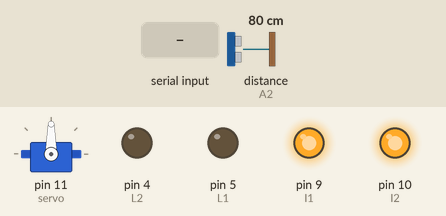
Simulated run of this sketch. Board: Arduino Uno, built with avr-gcc and run on an emulated ATmega328P. Shown: servo, output pins drawn as LEDs (lit = HIGH). The test bench sets the inputs (shaded band); at power-on: distance to the obstacle (sensor on A2) 80 cm. The echo pulse lasts 58.3 µs per cm; pins used as bus, display or sensor lines are not drawn; what the sketch prints to the serial monitor is not drawn.

Above: at 4.0 s.
4.1 s: "F" received over the second serial link
5.6 s: "2" received over the second serial link
7.1 s: "B" received over the second serial link
At 9.2 s:
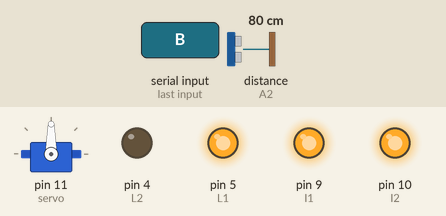
9.7 s: distance to the obstacle (sensor on A2) set to 22 cm
11.2 s: distance to the obstacle (sensor on A2) set to 19 cm
At 12.9 s:
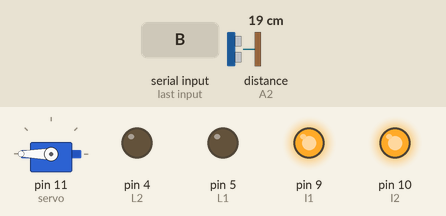
14.2 s: distance to the obstacle (sensor on A2) set to 35 cm
At 16.4 s:
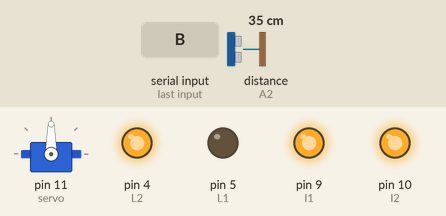
At 17.1 s:
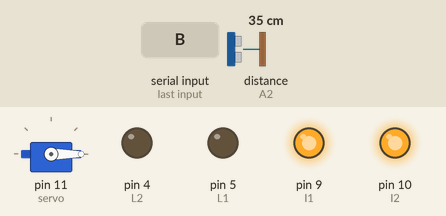
Timing chart, 0 to 18.2 s (numbered marks = the images above; inputs shaded):
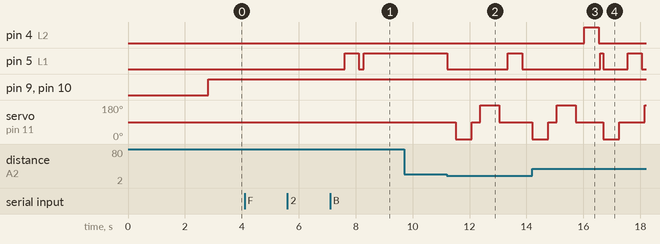

Measured:
- the behaviour switches between 21 and 20 cm on distance to the obstacle (sensor on A2) (found by bisection; images 1 and 2)
- after the input at 4.1 s, every drawn part: stays the same
- after the input at 5.6 s, every drawn part: stays the same
- after the input at 7.1 s, pin 5 (L1): LOW → HIGH after 0.51 s, → LOW 0.50 s later, → HIGH 0.17 s later
- after the input at 9.7 s, every drawn part: stays the same
- after the input at 11.2 s, pin 5 (L1): HIGH → LOW at once, → HIGH 2.1 s later, → LOW 0.50 s later; servo on pin 11 (servo): 90° → 0° after 0.32 s, → 90° 0.56 s later, → 180° 0.30 s later, → 90° 0.66 s later
- after the input at 14.2 s, pin 5 (L1): LOW → HIGH after 2.4 s, → LOW 0.10 s later, → HIGH 0.86 s later, → LOW 0.50 s later

The sketch:

Slave.ino
```cpp
#include <Servo.h>
#include <NewPing.h>
#include <SoftwareSerial.h>
using namespace std;

SoftwareSerial Slave (13,12);

const int R1 = 3;
const int R2 = 2;
const int L1 = 5;
const int L2 = 4;
const int I1 = 9;
const int I2 = 10;

#define trig A1
#define echo A2
#define maxDistance 200
NewPing sonar(trig, echo, maxDistance);

Servo servo;

int distanceo = 100;
double averageVelocity = 0.01;
double RotTime = 5/averageVelocity;
double x = 0.0;
double y = 0.0;
float coor [2] = {0.0,0.0};
char received = '.';

char dirMem [100];
int disMem [100]={0};
int index = 0;


void setup(){
    Serial.begin(9600);
    Slave.begin(9600);
    pinMode(R1, OUTPUT);
    pinMode(R2, OUTPUT);
    pinMode(L1, OUTPUT);
    pinMode(L2, OUTPUT);
    servo.attach(11);
    servo.write(90);
    delay(2000);
    distanceo = ReadPing();
    delay(100);
    distanceo = ReadPing();
    delay(100);
    distanceo = ReadPing();
    delay(100);
    distanceo = ReadPing();
    delay(100);
    distanceo = ReadPing();
    delay(100);
}

void SetCoord (double dX, double dY){

    x = dX / averageVelocity;
    y = dY / averageVelocity;
    for (int i = 0; i < 100; i++)
    {
      dirMem[i] = 'h';
      disMem[i] = 0;
    }
    index = 0;
}

int CheckRight(){

    servo.write(0);
    delay(400);
    int dis = ReadPing();
    delay(100);
    servo.write(90);
    return dis;
}

int CheckLeft(){

    servo.write(180);
    delay(500);
    int dis = ReadPing();
    delay(100);
    servo.write(90);
    return dis;
    delay(100);
}

int ReadPing(){

    delay(60);
    int dis = sonar.ping_cm();
    if (dis == 0)
    {
        dis = 250;
    }
    return dis;
}

void Stop(){

    digitalWrite(R1, LOW);
    digitalWrite(L1, LOW);
    digitalWrite(R2, LOW);
    digitalWrite(L2, LOW);
}

void Forward(){

    digitalWrite(L1, HIGH);
    digitalWrite(R1, HIGH);
    digitalWrite(L2, LOW);
    digitalWrite(R2, LOW);
}

void Backward(){

    digitalWrite(L2, HIGH);
    digitalWrite(R2, HIGH);
    digitalWrite(L1, LOW);
    digitalWrite(R1, LOW);
}

void Right(){

    digitalWrite(L1, HIGH);
    digitalWrite(R2, HIGH);
    digitalWrite(L2, LOW);
    digitalWrite(R1, LOW);
    delay(RotTime);
    digitalWrite(L1, HIGH);
    digitalWrite(R1, HIGH);
    digitalWrite(L2, LOW);
    digitalWrite(R2, LOW);
}

void Left(){

    digitalWrite(L2, HIGH);
    digitalWrite(R1, HIGH);
    digitalWrite(L1, LOW);
    digitalWrite(R2, LOW);
    delay(RotTime);
    digitalWrite(L1, HIGH);
    digitalWrite(R1, HIGH);
    digitalWrite(L2, LOW);
    digitalWrite(R2, LOW);
}

void Reverse(){

    digitalWrite(L2, HIGH);
    digitalWrite(R1, HIGH);
    digitalWrite(L1, LOW);
    digitalWrite(R2, LOW);
    delay(2*RotTime);
    digitalWrite(L1, HIGH);
    digitalWrite(R1, HIGH);
    digitalWrite(L2, LOW);
    digitalWrite(R2, LOW);
}

void FRecord(double Time){

    y = y - Time;
    if (dirMem[index-1] == 'F')
    {
        disMem[index-1] = disMem[index-1] + Time;
    }
    else
    {
        dirMem[index] = 'F';
        disMem[index] = Time;
        index ++;
    }
}

void BRecord(double Time){

    y = y + Time;
    if (dirMem[index-1] == 'B')
    {
        disMem[index-1] = disMem[index-1] + Time;
    }
    else
    {
        dirMem[index] = 'B';
        disMem[index] = Time;
        index ++;
    }
}

void LRecord(){

    double temp = x;
    x = y;
    y = -1 * temp;
    dirMem[index] = 'L';
    disMem[index] = RotTime;
    index ++;
}

void RRecord(){

    double temp = x;
    x = -1 * y;
    y = temp;
    dirMem[index] = 'R';
    disMem[index] = RotTime;
    index ++;
}

void VRecord(){

    x = -1 * x;
    y = -1 * y;
    dirMem[index] = 'V';
    disMem[index] = 2 * RotTime;
    index ++;
}

void BackRight(){

    int disRight = 0;
    do
    {
        Move();
        delay(100);
        Stop();
        disRight = CheckRight();
        delay(300);
    }while (disRight < 20);
    Right();
    Stop();
    RRecord();
}

void BackLeft(){

    int disLeft = 0;
    do
    {
        Move();
        delay(100);
        Stop();
        disLeft = CheckLeft();
        delay(300);
    }while (disLeft < 20);
    Left();
    Stop();
    LRecord();
}

void Avoid(){
    Stop();
    delay(300);
    int disRight = CheckRight();
    delay(300);
    int disLeft = CheckLeft();
    delay(300);
    if (disRight > disLeft)
    {
        Right();
        Stop();
        RRecord();
        BackLeft();
    }
    else if (disRight < disLeft)
    {
        Left();
        Stop();
        LRecord();
        BackRight();
    }
    else
    {
        if (x < 0)
        {
            Left();
            Stop();
            LRecord();
            BackRight();
        }
        else
        {
            Right();
            Stop();
            RRecord();
            BackLeft();
        }
    }
}

void Move(){

    distanceo = ReadPing();
    if (distanceo > 20)
    {
        Forward();
        FRecord(100);
    }
    else
    {
        Avoid();
    }
}

void GoTo(){
    Serial.println("GoTo function");
    while ((x != 0)||(y != 0))
    {
        delay (100);
        if (y > 0)
        {
            Move();
        }
        else if (x > 0)
        {
            Right();
            Stop();
            RRecord();
        }
        else if (x < 0)
        {
            Left();
            Stop();
            LRecord();
        }
        else
        {
            Reverse();
            Stop();
            VRecord();
        }
        //distanceo = ReadPing();
    }
    Stop();
}

void Home(){
    Serial.println("Home function");
    int i = index;
    if (i > 0)
    {
        Reverse();
        for (i; i > -1; i--)
        {
            if (dirMem[i] == 'R')
            {
                Left();
            }
            else if (dirMem[i] == 'L')
            {
                Right();
            }
            else if (dirMem[i] == 'V')
            {
                Reverse();
            }
            else if (dirMem[i] == 'F')
            {
                Forward();
                delay(disMem[i]);
            }
            else if (dirMem[i] == 'B')
            {
                Backward();
                delay(disMem[i]);
            }
            Stop();
            delay(100);
        }
        SetCoord (0.0,0.0);
    }
}

void loop(){
    Serial.println("Loop");
    analogWrite(I1, 255);
    analogWrite(I2, 255);
    while (Slave.available() == 0)
    {
      Serial.print("Wait ");
    }
    if (Slave.available() > 0)
    {
        received = Slave.read();
        Serial.println(received);
        if (received == '2')
        {
            Serial.println("Coor");
            while (Slave.available() == 0)
            {
              delay(100);
            }
            if (Slave.available() > 0)
            {
                delay(400);
                coor [0] = Slave.read();//x coordinates
                coor [1] = Slave.read();//y coordinates
                Serial.println("Got it ");
            }
            SetCoord(coor[0],coor[1]);
            Serial.println("Me");
            GoTo();
            delay(5000);
            Home();
        }
        while (Slave.available() > 0)
        {
            Slave.read();
        }
    }
}
```
